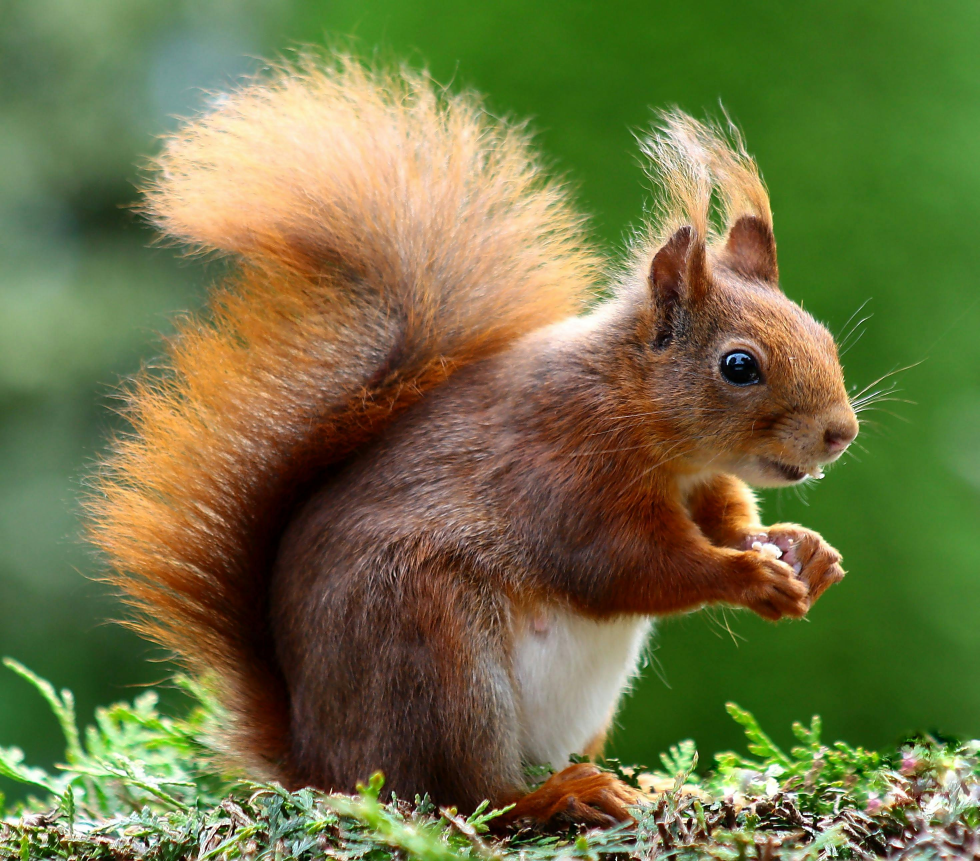
#> input picture practice/5B/img-1.jpg, 2939 x 2583 px (shown at 1/3 size)
$ python transformation.py --image img-1.jpg
#> lines starting #> are read from the running program, lines starting #| are printed output that depends on the picture
import numpy as np
import cv2
import os
import argparse


def translate(image, lr, td):
    Matrix = np.float32([[1, 0, lr], [0, 1, td]])
    return cv2.warpAffine(image, Matrix, (image.shape[1], image.shape[0]))


# image_path = os.path.join(".", "img-1.jpg")

ap = argparse.ArgumentParser()
ap.add_argument("-i", "--image", required=True, help="Path to the image")
args = vars(ap.parse_args())


image = cv2.imread(args["image"])
#> image is the input picture: shape (2583, 2939, 3); mean B, G, R 67.8, 115.2, 112.6

shifted = translate(image, -300, 300)
#> in translate, `return cv2.warpAffine(image, Matrix, (image.shape[1], image.shape[0]))`:
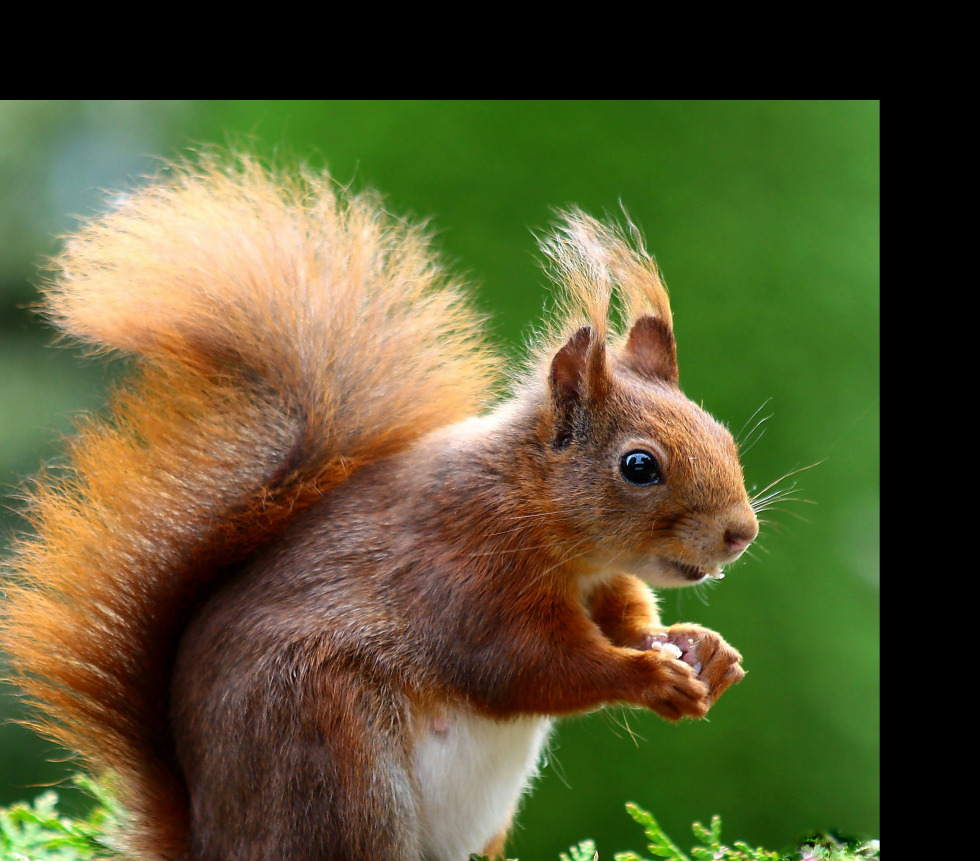
#> returned value: shape (2583, 2939, 3) (shown at 1/3 size); mean of channels 0, 1, 2 49.6, 88.6, 89.5; drawn as B, G, R

cv2.imshow("image", shifted)
cv2.waitKey(5000)
